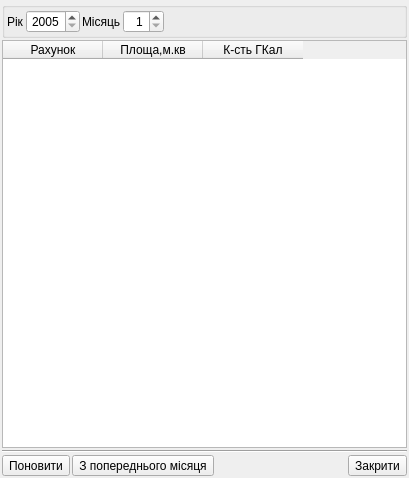
<?xml version="1.0" encoding="UTF-8"?>
<ui version="4.0">
 <class>tke_Form_edit_pokazn_lich</class>
 <widget class="QWidget" name="tke_Form_edit_pokazn_lich">
  <property name="geometry">
   <rect>
    <x>0</x>
    <y>0</y>
    <width>409</width>
    <height>478</height>
   </rect>
  </property>
  <property name="windowTitle">
   <string>Редагування </string>
  </property>
  <layout class="QVBoxLayout" name="verticalLayout">
   <property name="spacing">
    <number>2</number>
   </property>
   <property name="margin">
    <number>2</number>
   </property>
   <item>
    <widget class="QGroupBox" name="groupBox">
     <property name="title">
      <string/>
     </property>
     <layout class="QHBoxLayout" name="horizontalLayout">
      <property name="spacing">
       <number>2</number>
      </property>
      <property name="margin">
       <number>2</number>
      </property>
      <item>
       <widget class="QLabel" name="label_year">
        <property name="text">
         <string>Рік</string>
        </property>
       </widget>
      </item>
      <item>
       <widget class="QSpinBox" name="spinBox_year">
        <property name="alignment">
         <set>Qt::AlignRight|Qt::AlignTrailing|Qt::AlignVCenter</set>
        </property>
        <property name="minimum">
         <number>2005</number>
        </property>
        <property name="maximum">
         <number>2100</number>
        </property>
       </widget>
      </item>
      <item>
       <widget class="QLabel" name="label">
        <property name="text">
         <string>Місяць</string>
        </property>
       </widget>
      </item>
      <item>
       <widget class="QSpinBox" name="spinBox_month">
        <property name="alignment">
         <set>Qt::AlignRight|Qt::AlignTrailing|Qt::AlignVCenter</set>
        </property>
        <property name="minimum">
         <number>1</number>
        </property>
        <property name="maximum">
         <number>12</number>
        </property>
       </widget>
      </item>
      <item>
       <spacer name="horizontalSpacer">
        <property name="orientation">
         <enum>Qt::Horizontal</enum>
        </property>
        <property name="sizeHint" stdset="0">
         <size>
          <width>244</width>
          <height>20</height>
         </size>
        </property>
       </spacer>
      </item>
     </layout>
    </widget>
   </item>
   <item>
    <widget class="QTableWidget" name="tableWidget">
     <property name="selectionMode">
      <enum>QAbstractItemView::SingleSelection</enum>
     </property>
     <property name="selectionBehavior">
      <enum>QAbstractItemView::SelectRows</enum>
     </property>
     <column>
      <property name="text">
       <string>Рахунок</string>
      </property>
     </column>
     <column>
      <property name="text">
       <string>Площа,м.кв</string>
      </property>
     </column>
     <column>
      <property name="text">
       <string>К-сть ГКал</string>
      </property>
     </column>
    </widget>
   </item>
   <item>
    <widget class="Line" name="line">
     <property name="orientation">
      <enum>Qt::Horizontal</enum>
     </property>
    </widget>
   </item>
   <item>
    <layout class="QHBoxLayout" name="horizontalLayout_2">
     <item>
      <widget class="QToolButton" name="toolButton_reload">
       <property name="text">
        <string>Поновити</string>
       </property>
       <property name="icon">
        <iconset resource="tke/tke_rc">
         <normaloff>:/pictures/pictures/redeal.png</normaloff>:/pictures/pictures/redeal.png</iconset>
       </property>
       <property name="iconSize">
        <size>
         <width>12</width>
         <height>12</height>
        </size>
       </property>
       <property name="toolButtonStyle">
        <enum>Qt::ToolButtonTextBesideIcon</enum>
       </property>
      </widget>
     </item>
     <item>
      <widget class="QToolButton" name="toolButton_loadFromPrevMonth">
       <property name="text">
        <string>З попереднього місяця</string>
       </property>
       <property name="iconSize">
        <size>
         <width>12</width>
         <height>12</height>
        </size>
       </property>
      </widget>
     </item>
     <item>
      <spacer name="horizontalSpacer_2">
       <property name="orientation">
        <enum>Qt::Horizontal</enum>
       </property>
       <property name="sizeHint" stdset="0">
        <size>
         <width>40</width>
         <height>20</height>
        </size>
       </property>
      </spacer>
     </item>
     <item>
      <widget class="QToolButton" name="toolButton_closeForm">
       <property name="text">
        <string>Закрити</string>
       </property>
       <property name="icon">
        <iconset resource="tke/tke_rc">
         <normaloff>:/pictures/pictures/button_cancel.png</normaloff>:/pictures/pictures/button_cancel.png</iconset>
       </property>
       <property name="iconSize">
        <size>
         <width>12</width>
         <height>12</height>
        </size>
       </property>
       <property name="toolButtonStyle">
        <enum>Qt::ToolButtonTextBesideIcon</enum>
       </property>
      </widget>
     </item>
    </layout>
   </item>
  </layout>
 </widget>
 <resources>
  <include location="tke/tke_rc"/>
 </resources>
 <connections/>
</ui>
